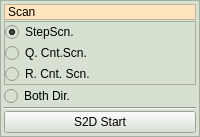
         <widget class="QFrame" name="frame_32">
          <property name="sizePolicy">
           <sizepolicy hsizetype="Preferred" vsizetype="Preferred">
            <horstretch>1</horstretch>
            <verstretch>0</verstretch>
           </sizepolicy>
          </property>
          <property name="styleSheet">
           <string notr="true">background-color: rgb(215, 225, 210);</string>
          </property>
          <property name="frameShape">
           <enum>QFrame::StyledPanel</enum>
          </property>
          <property name="frameShadow">
           <enum>QFrame::Raised</enum>
          </property>
          <layout class="QGridLayout" name="gridLayout_72">
           <property name="leftMargin">
            <number>3</number>
           </property>
           <property name="topMargin">
            <number>3</number>
           </property>
           <property name="rightMargin">
            <number>3</number>
           </property>
           <property name="bottomMargin">
            <number>3</number>
           </property>
           <property name="spacing">
            <number>1</number>
           </property>
           <item row="4" column="0">
            <widget class="QPushButton" name="S2DStart">
             <property name="sizePolicy">
              <sizepolicy hsizetype="Minimum" vsizetype="Preferred">
               <horstretch>0</horstretch>
               <verstretch>0</verstretch>
              </sizepolicy>
             </property>
             <property name="styleSheet">
              <string notr="true"/>
             </property>
             <property name="text">
              <string>S2D Start</string>
             </property>
            </widget>
           </item>
           <item row="2" column="0">
            <widget class="QRadioButton" name="S2DScanBothDir">
             <property name="text">
              <string>Both Dir.</string>
             </property>
             <property name="autoExclusive">
              <bool>false</bool>
             </property>
            </widget>
           </item>
           <item row="1" column="0">
            <widget class="QFrame" name="frame_33">
             <property name="frameShape">
              <enum>QFrame::StyledPanel</enum>
             </property>
             <property name="frameShadow">
              <enum>QFrame::Raised</enum>
             </property>
             <layout class="QGridLayout" name="gridLayout_62">
              <property name="leftMargin">
               <number>0</number>
              </property>
              <property name="topMargin">
               <number>0</number>
              </property>
              <property name="rightMargin">
               <number>0</number>
              </property>
              <property name="bottomMargin">
               <number>0</number>
              </property>
              <property name="spacing">
               <number>1</number>
              </property>
              <item row="0" column="0">
               <widget class="QRadioButton" name="S2DStepScan">
                <property name="text">
                 <string>StepScn.</string>
                </property>
                <property name="checked">
                 <bool>true</bool>
                </property>
               </widget>
              </item>
              <item row="1" column="0">
               <widget class="QRadioButton" name="S2DQuasiContScan">
                <property name="text">
                 <string>Q. Cnt.Scn.</string>
                </property>
               </widget>
              </item>
              <item row="2" column="0">
               <widget class="QRadioButton" name="S2DRealContScan">
                <property name="text">
                 <string>R. Cnt. Scn.</string>
                </property>
               </widget>
              </item>
             </layout>
            </widget>
           </item>
           <item row="3" column="0">
            <widget class="Line" name="line_9">
             <property name="orientation">
              <enum>Qt::Horizontal</enum>
             </property>
            </widget>
           </item>
           <item row="0" column="0">
            <widget class="QLabel" name="label_122">
             <property name="sizePolicy">
              <sizepolicy hsizetype="Preferred" vsizetype="Preferred">
               <horstretch>0</horstretch>
               <verstretch>0</verstretch>
              </sizepolicy>
             </property>
             <property name="styleSheet">
              <string notr="true">background-color: rgb(255, 230,190);</string>
             </property>
             <property name="frameShape">
              <enum>QFrame::StyledPanel</enum>
             </property>
             <property name="text">
              <string>Scan</string>
             </property>
            </widget>
           </item>
          </layout>
         </widget>
